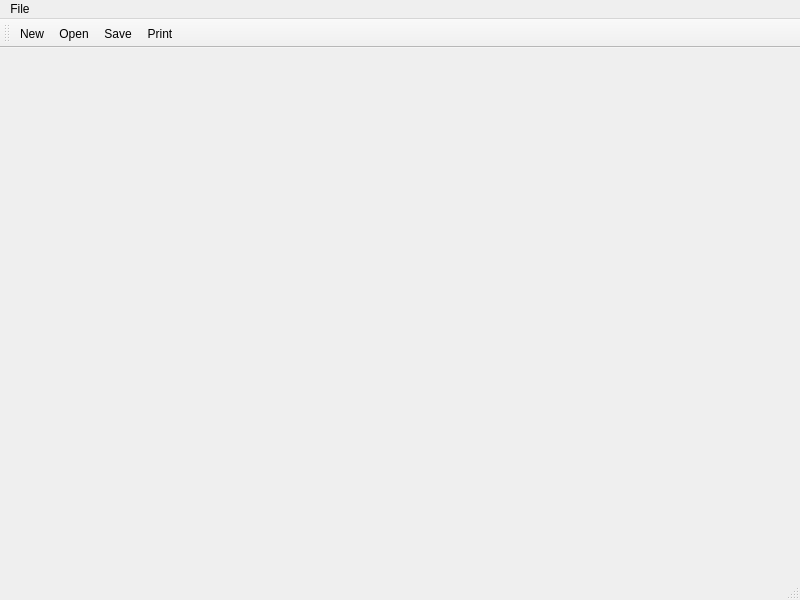
<?xml version="1.0" encoding="UTF-8"?>
<ui version="4.0">
 <class>MainWindow</class>
 <widget class="QMainWindow" name="MainWindow">
  <property name="geometry">
   <rect>
    <x>0</x>
    <y>0</y>
    <width>800</width>
    <height>600</height>
   </rect>
  </property>
  <property name="windowTitle">
   <string>MainWindow</string>
  </property>
  <widget class="QWidget" name="centralwidget"/>
  <widget class="QMenuBar" name="menubar">
   <property name="geometry">
    <rect>
     <x>0</x>
     <y>0</y>
     <width>800</width>
     <height>25</height>
    </rect>
   </property>
   <widget class="QMenu" name="menuFile">
    <property name="title">
     <string>File</string>
    </property>
    <addaction name="actionNew"/>
    <addaction name="actionOpen"/>
    <addaction name="actionSave"/>
    <addaction name="actionPrint"/>
   </widget>
   <addaction name="menuFile"/>
  </widget>
  <widget class="QStatusBar" name="statusbar"/>
  <widget class="QToolBar" name="toolBar">
   <property name="windowTitle">
    <string>toolBar</string>
   </property>
   <attribute name="toolBarArea">
    <enum>TopToolBarArea</enum>
   </attribute>
   <attribute name="toolBarBreak">
    <bool>false</bool>
   </attribute>
   <addaction name="actionNew"/>
   <addaction name="actionOpen"/>
   <addaction name="actionSave"/>
   <addaction name="actionPrint"/>
  </widget>
  <action name="actionNew">
   <property name="icon">
    <iconset resource="resources.qrc">
     <normaloff>:/images/images/new.png</normaloff>:/images/images/new.png</iconset>
   </property>
   <property name="text">
    <string>New</string>
   </property>
  </action>
  <action name="actionOpen">
   <property name="icon">
    <iconset resource="resources.qrc">
     <normaloff>:/images/images/open.png</normaloff>:/images/images/open.png</iconset>
   </property>
   <property name="text">
    <string>Open</string>
   </property>
  </action>
  <action name="actionSave">
   <property name="icon">
    <iconset resource="resources.qrc">
     <normaloff>:/images/images/save.png</normaloff>:/images/images/save.png</iconset>
   </property>
   <property name="text">
    <string>Save</string>
   </property>
  </action>
  <action name="actionPrint">
   <property name="icon">
    <iconset resource="resources.qrc">
     <normaloff>:/images/images/print.png</normaloff>:/images/images/print.png</iconset>
   </property>
   <property name="text">
    <string>Print</string>
   </property>
  </action>
 </widget>
 <resources>
  <include location="resources.qrc"/>
 </resources>
 <connections/>
</ui>
